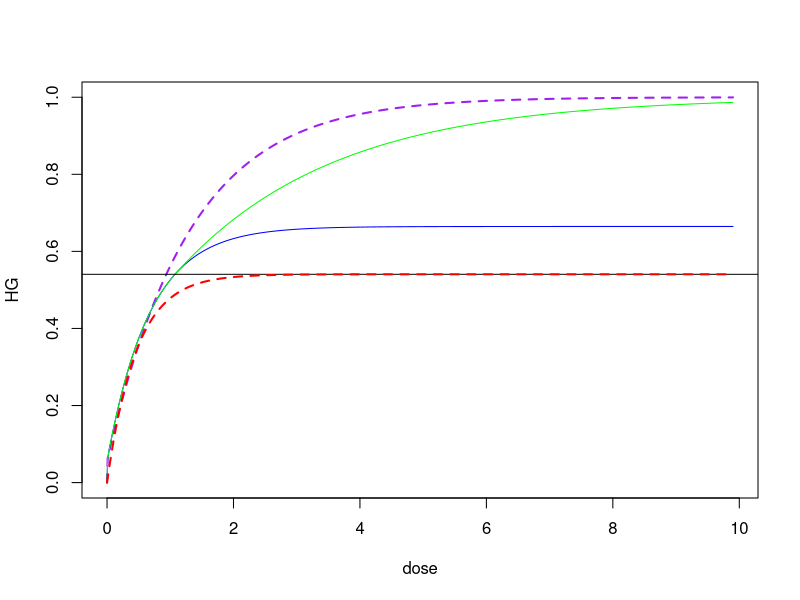

Recreate this plot in R.
#Free, open-source software under GNU GPLv3. It comes with no warranty. It illustrates the difference between an IDER and DIDER using actual data for one component of a mixture and simulated data for the component which has a DIDER
#Written by Mark Ebert, Edward Huang, Dae Woong Ham and Ray Sachs, summer 2017. This script will be used in IJRB paper
#Relevant references and their abbreviations in commenting this script are the following.
#".93Alp"=Alpen et al. "Tumorigenic potential of high-Z, high-LET charged-particle radiations." Rad Res 136:382-391 (1993)
#".94Alp"=Alpen et al. "Fluence-based relative biological effectiveness for charged particle carcinogenesis in mouse Harderian gland." Adv Space Res 14(10): 573-581. (1994).  
#"16Chang"=Chang et al. "Harderian Gland Tumorigenesis: Low-Dose and LET Response." Radiat Res 185(5): 449-460. (2016).  
#"16Srn"=Siranart et al."Mixed Beam Murine Harderian Gland Tumorigenesis: Predicted Dose-Effect Relationships if neither Synergism nor Antagonism Occurs." Radiat Res 186(6): 577-591 (2016).  
#"17Cuc"=Cucinotta & Cacao. "Non-Targeted Effects Models Predict Significantly Higher Mars Mission Cancer Risk than Targeted Effects Models." Sci Rep 7(1): 1832. (2017). PMC5431989

library(deSolve) # library for solving differential equations
library(minpack.lm) #for non-linear regression package
rm(list=ls())
dfr=data.frame( #Includes all HZE data used in 16Chang  
  Dose=c(0.2,0.4,0.6,1.2,2.4,3.2,5.1,7,0.05,0.1,0.15,0.2,0.4,0.8,1.6,0.05,0.1,0.2,0.4,0,0.1,0.2,0.4,0.8,1.6,0.4,0.8,1.6,3.2,0.05,0.1,0.2,0.4,0.8,0.1,0.2,0.4,0.8,0.1,0.2,0.4,0.04,0.08,0.16,0.32,0.033,0.066,0.13,0.26,0.52,.2, .4, .6),
  HG=c(0.091,0.045,0.101,0.169,0.347,0.431,0.667,0.623,0.156,0.215,0.232,0.307,0.325,0.554,0.649,0.123,0.145,0.207,0.31,0.026,0.083,0.25,0.39,0.438,0.424,0.093,0.195,0.302,0.292,0.109,0.054,0.066,0.128,0.286,0.183,0.167,0.396,0.536,0.192,0.234,0.317,0.092,0.131,0.124,0.297,0.082,0.088,0.146,0.236,0.371,.154,.132,.333),#HG prevalence as defined in 16Chang
  NWeight=c(520,2048,1145,584,313,232,293,221,1162,877,455,409,374,223,320,742,661,347,131,6081,1091,251,244,191,131,645,255,199,111,649,378,973,833,201,468,381,197,109,496,257,185,1902,1063,884,350,1767,1408,874,299,261,322,206,67),#nominal weight for weighted least squares regression; see .93Alp. The Lanthanum entries were obtained by measuring the main graph in 17Cuc 
  index=c(rep(1,8),rep(0,17), rep(1,4),  rep(0,24)),#index=0 for Z>3 ions, index=1 for proton p (=1H1) and 2HE4 ions
  L=c(rep(1.6,8),rep(193,7),rep(250,4),rep(195,6),rep(0.4,4),rep(25,5),rep(464,4),rep(193,3),rep(70,4),rep(100,5),rep(953,3)), #L=LET=LET_infinity=stopping power
  Z=c(rep(2,8),rep(26,17),rep(1,4),rep(10,5),rep(43,4),rep(26,3),rep(14,4),rep(22,5),rep(57,3)))#proton #, e.g. 2 for 2He4
dfra=dfr[c(1:19,26:53),] ##removes the zero dose case and the no isograft data
dfrHZE=subset(dfra,Z>3)#for heavy ions
## Our new HZE model; uses 3 adjustable parameters. In next line, phi controls how fast NTE build up from zero; phi is not needed during calibration since 150*phi*Dose/L>>1 at every observed Dose !=0. phi is needed for later synergy calculations and is so large one has to be careful in R
phi=3e3 # even bigger phi would give essentially the same final results but cause extra problems with R  
HZEm=nls(HG~.0275+(1-exp(-0.01*(aa1*L*Dose*exp(-aa2*L) +(1-exp(-150*phi*Dose/L))*kk1))),data=dfrHZE, weights=NWeight, start=list(aa1=.9,aa2=.01,kk1=0.048))#calibrating parameters;
HZEc=coef(HZEm)#calibrated central values of the 3 parameters
HZEC=function(Dose,L) 1-exp(-0.01*(HZEc[1]*L*Dose*exp(-HZEc[2]*L)+(1-exp(-150*phi*Dose/L))*HZEc[3]))#calibrated IDER. The above equations imply: HZEC(dose=0)=0; HZEC increases monotonically and apporaches 1 at large doses.  
summary(HZEm,cor=T)# All 3 adjustable parameters are signficant at the 1e-5 level, an unusually good result

#Dae
low_LET_IDER = function(lambda, beta, d) {
  beta*(1-exp(-lambda*d))
}

d2 = 0.01*0:300
set.seed(15)
simulated_data = low_LET_IDER(lambda = 2, beta = 0.5, d = d2) + 0.05*rweibull(301, 2, 1)
simulated_df = data.frame(d = d2, HG = simulated_data)
simulated_calibration = nls(HG ~ low_LET_IDER(lambda, beta, d),data= simulated_df, start=list(lambda = 2, beta = 0.5))
summary(simulated_calibration)
coefs = coef(simulated_calibration)

#MIXDER
dE_1 = function(d, aa1, aa2, kk1, phi, L) {
  ((150*kk1*phi*exp(-150*phi*d/L)/L + aa1*L*exp(-aa2*L))*exp(-0.01*(kk1*(1-exp(-150*phi*d/L)) + aa1*L*exp(-aa2*L)*d)))/100
}

dE_2 = function(lambda, beta, E) {
  lambda*(beta-E)
}

HZE_MIXDER = function(r, L = 193, aa1 = HZEc[1], aa2 = HZEc[2], kk1 = HZEc[3], phi = 3e3, lambda = coefs[1], beta = coefs[2], d) {
  dE=function(yini,State,Pars){
    aa1 = aa1; aa2 = aa2; kk1 = kk1; lambda = lambda; beta = beta; phi = phi; L = L
    with(as.list(c(State, Pars)), {
      u = vector(length = 1)
      u[1] = uniroot(function(d) 1-exp(-0.01*(aa1*L*d*exp(-aa2*L)+(1-exp(-150*phi*d/L))*kk1)) - I, lower = 0, upper = 10, extendInt = "yes", tol = 10^-10)$root 
      dI = vector(length = 2)
      dI[1] = r[1]*dE_1(d = u[1], aa1 = aa1, aa2 = aa2, kk1 = kk1, phi = phi, L = L)
      dI[2] = r[2]*dE_2(E = I, lambda = lambda, beta = beta)
      dI = sum(dI)
      return(list(c(dI)))
    })
  }
  pars = NULL; yini = c(I= 0); d = d
  out = ode(yini, times = d, dE, pars, method = "radau")
  return(out)
}
d = seq(0, 9.9, 0.01)
HZE_MIXDER(r = c(0.5,0.5), d = d)[, 2]

dE_IDER = function(d, lambda, beta) {
  beta*lambda*exp(-lambda*d)
}

HZE_MIXDER_IDER = function(r, L = 193, aa1 = HZEc[1], aa2 = HZEc[2], kk1 = HZEc[3], phi = 3e3, lambda = coefs[1], beta = coefs[2], d) {
  dE=function(yini,State,Pars){
    aa1 = aa1; aa2 = aa2; kk1 = kk1; lambda = lambda; beta = beta; phi = phi; L = L
    with(as.list(c(State, Pars)), {
      u = vector(length = 2)
      u[1] = uniroot(function(d) 1-exp(-0.01*(aa1*L*d*exp(-aa2*L)+(1-exp(-150*phi*d/L))*kk1)) - I, lower = 0, upper = 10, extendInt = "yes", tol = 10^-10)$root 
      if (I < beta) {
        u[2] = uniroot(function(d) beta*(1-exp(-lambda*d)) - I, lower = 0, upper = 5, extendInt = "yes", tol = 10^-10)$root
      }
      else {
        u[2] = 0
        r[2] = 0
      }
      dI = vector(length = 2)
      dI[1] = r[1]*dE_1(d = u[1], aa1 = aa1, aa2 = aa2, kk1 = kk1, phi = phi, L = L)
      dI[2] = r[2]*dE_IDER(d = u[2], lambda = lambda, beta = beta)
      dI = sum(dI)
      return(list(c(dI)))
    })
  }
  pars = NULL; yini = c(I= 0); d = d
  out = ode(yini, times = d, dE, pars, method = "radau")
  return(out)
}

HZE_MIXDER_IDER(r = c(0.5,0.5), d = d)
plot(x = d, y = HZEC(Dose = d, L = 173), col = "purple", type = "l",lty=2,lwd=2, ylab="HG", xlab="dose")
lines(x = d, y = HZE_MIXDER(r = c(0.5,0.5), d = d)[ ,2], col = "blue")
lines(x = d, y = HZE_MIXDER_IDER(r = c(0.5,0.5), d = d)[, 2], col = "green")
abline(h=coef(simulated_calibration)["beta"])
lines(x = d, y = low_LET_IDER(beta = coefs[2], lambda = coefs[1], d = d), col = "red",lty=2, lwd=2)
